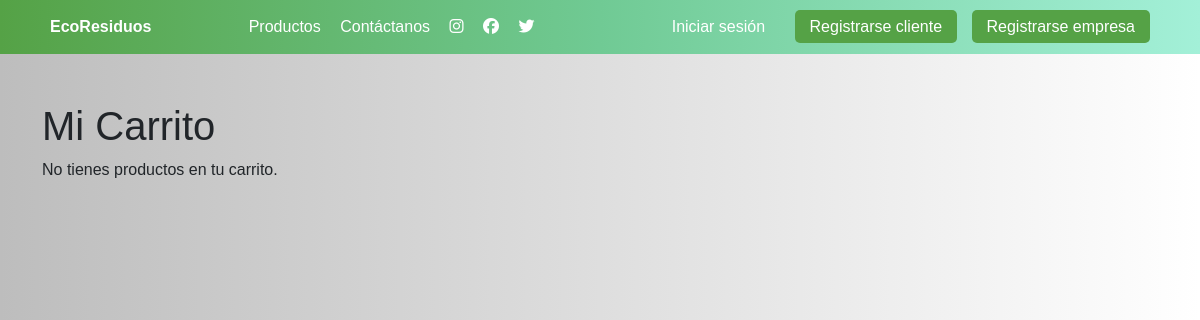
The page /ver_carrito/ (signed in) on the database as committed earlier.
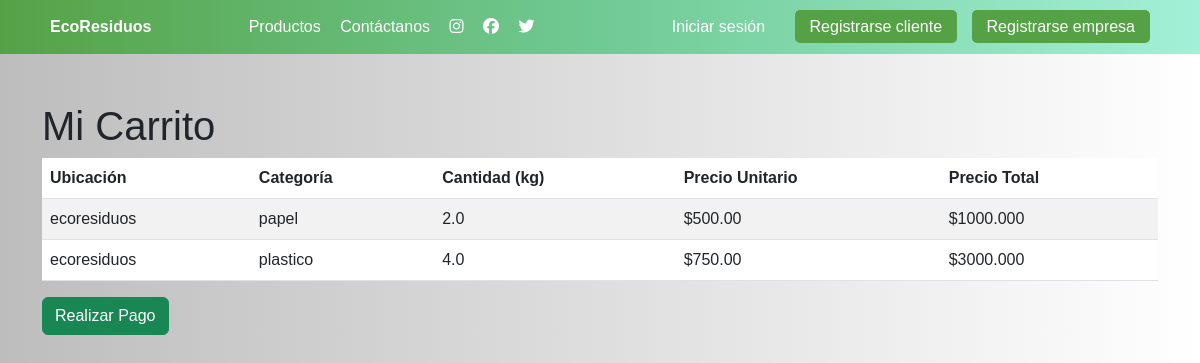
The same page on the database as committed later.
### tareas/models.py (models this page shows, shortened)
class Carrito(models.Model):
    usuario = models.ForeignKey(settings.AUTH_USER_MODEL, on_delete=models.CASCADE)
    ubicacion_categoria = models.ForeignKey(UbicacionCategoria, on_delete=models.CASCADE)
    categoria = models.ForeignKey(CategoriaResiduo, on_delete=models.CASCADE)
    cantidad_kg = models.FloatField()
    fecha_agregado = models.DateTimeField(auto_now_add=True)
    @property
    def precio_unitario(self):
        return self.ubicacion_categoria.precio
    @property
    def precio_total(self):
     return self.precio_unitario * Decimal(str(self.cantidad_kg))

class UbicacionCategoria(models.Model):
    ubicacion = models.ForeignKey(Ubicacion, on_delete=models.CASCADE)
    categoria = models.ForeignKey(CategoriaResiduo, on_delete=models.CASCADE)
    precio = models.DecimalField(max_digits=10, decimal_places=2)

class Ubicacion(models.Model):
    nombre = models.CharField(max_length=100)
    descripcion = models.TextField(blank=True)
    latitud = models.FloatField()
    longitud = models.FloatField()
    categorias = models.ManyToManyField(CategoriaResiduo, through='UbicacionCategoria')

class CategoriaResiduo(models.Model):
    nombre = models.CharField(max_length=100)
    factor_co2 = models.FloatField(help_text="kg CO₂e evitado por kg de residuo")

### tareas/views.py (the view)
# urls.py: path('ver_carrito/', ver_carrito, name='ver_carrito'),
@login_required
def ver_carrito(request):
    carrito_items = Carrito.objects.filter(usuario=request.user)
    return render(request, 'ver_carrito.html', {'carrito_items': carrito_items})

### tareas/templates/ver_carrito.html
{% extends 'base.html' %}
{% block content %}
<div class="container mt-5">
    <h1>Mi Carrito</h1>
    {% if carrito_items %}
        <table class="table table-striped">
            <thead>
                <tr>
                    <th>Ubicación</th>
                    <th>Categoría</th>
                    <th>Cantidad (kg)</th>
                    <th>Precio Unitario</th>
                    <th>Precio Total</th>
                </tr>
            </thead>
            <tbody>
                {% for item in carrito_items %}
                    <tr>
                        <td>{{ item.ubicacion_categoria.ubicacion.nombre }}</td>
                        <td>{{ item.categoria.nombre }}</td>
                        <td>{{ item.cantidad_kg }}</td>
                        <td>${{ item.precio_unitario }}</td>
                        <td>${{ item.precio_total }}</td>
                    </tr>
                {% endfor %}
            </tbody>
        </table>
        <a href="{% url 'realizar_pago' %}" class="btn btn-success">Realizar Pago</a>
    {% else %}
        <p>No tienes productos en tu carrito.</p>
    {% endif %}
</div>
{% endblock %}

### tareas/templates/base.html (shortened to what this page needs)
{% load static %}
<!DOCTYPE html>
<html lang="es">
<head>
    <link href="https://cdn.jsdelivr.net/npm/bootstrap@5.3.0/dist/css/bootstrap.min.css" rel="stylesheet">
    <link rel="stylesheet" href="https://cdnjs.cloudflare.com/ajax/libs/font-awesome/6.4.2/css/all.min.css">
</head>
<body>
    <header class="header">
        <div class="logo"><strong>EcoResiduos</strong></div>
        <nav>
            <a href="#">Productos</a>
            <a href="#">Contáctanos</a>
            <a href="#"><i class="fa-brands fa-instagram"></i></a>
            <a href="#"><i class="fa-brands fa-facebook"></i></a>
            <a href="#"><i class="fa-brands fa-twitter"></i></a>
        </nav>
        <div class="buttons">
            <a href="login" class="login">Iniciar sesión</a>
            <a href="registro" class="register">Registrarse cliente</a>
            <a href="registro" class="register">Registrarse empresa</a>
        </div>
    </header>
    {% block content %}{% endblock %}
</body>
</html>

### tareas/templates/base.html (style rules this page uses)
body { background: -webkit-linear-gradient(90deg, #bdbdbd,#dedede,#ffffff); background: linear-gradient(90deg, #bdbdbd,#dedede,#ffffff); font-family: Arial, sans-serif; margin: 0; padding: 0; }
.header { background: -webkit-linear-gradient(90deg, #55a246,#70ca94,#a3f0d8); background: linear-gradient(90deg, #55a246,#70ca94,#a3f0d8); color: white; display: flex; justify-content: space-between; align-items: center; padding: 15px 50px; }
.header nav a { color: white; margin-right: 15px; text-decoration: none; }
.buttons a { margin-left: 10px; text-decoration: none; padding: 8px 15px; border-radius: 5px; }
.buttons .login { background-color: transparent; color: white; }
.buttons .register { background-color: #55a246; color: white; }

Rows that differ between the two databases and show on the page:
added Carrito: ubicacion_categoria.ubicacion.nombre "ecoresiduos", categoria.nombre "papel", cantidad_kg "2.0", precio_unitario "500.00", precio_total "1000.000"
added Carrito: ubicacion_categoria.ubicacion.nombre "ecoresiduos", categoria.nombre "plastico", cantidad_kg "4.0", precio_unitario "750.00", precio_total "3000.000"
Other text that changed with them:
text no longer shown: "No tienes productos en tu carrito."
text now shown: "Ubicación Categoría Cantidad (kg) Precio Unitario Precio Total Realizar Pago"
